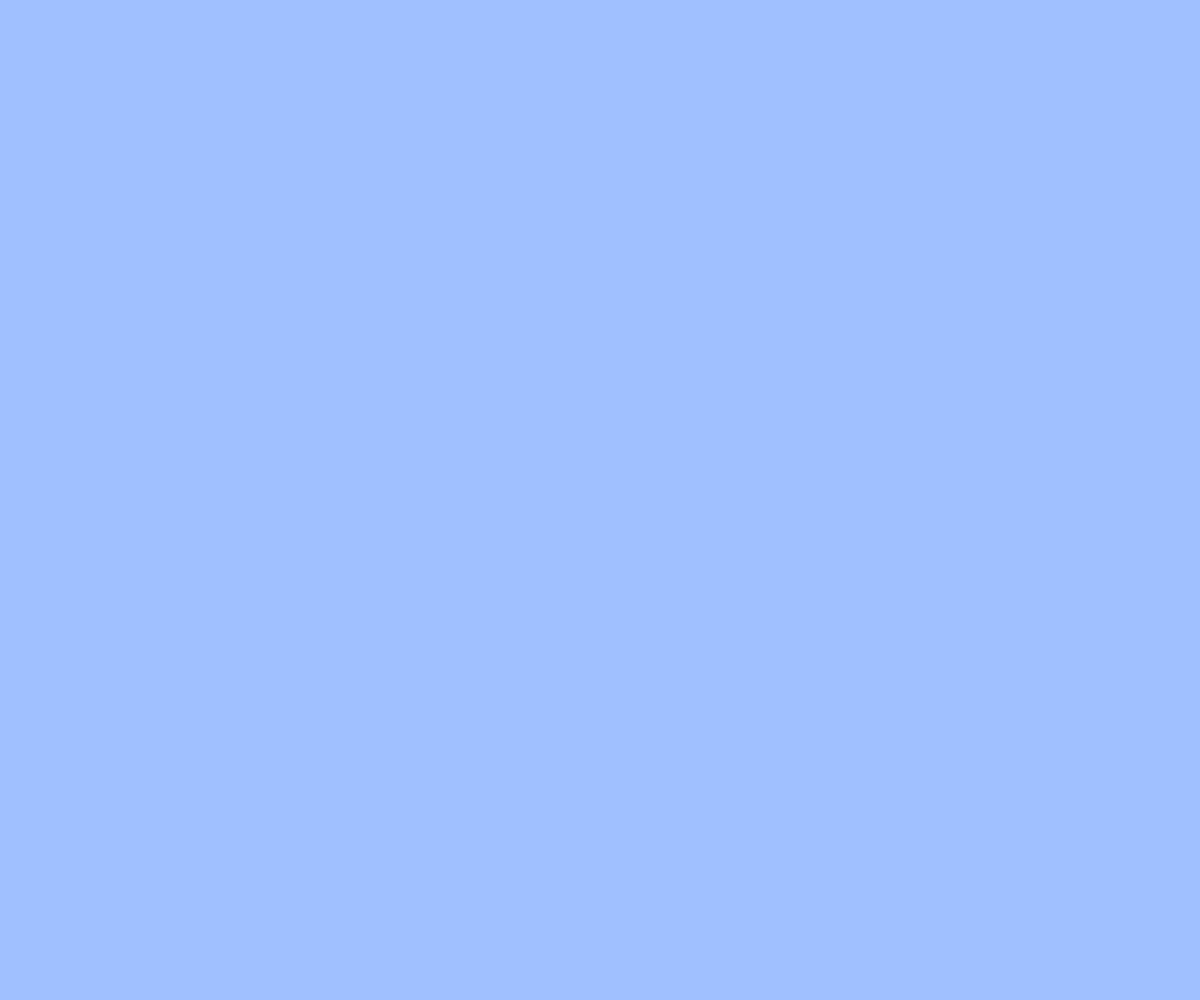
Frame 1 (no input)
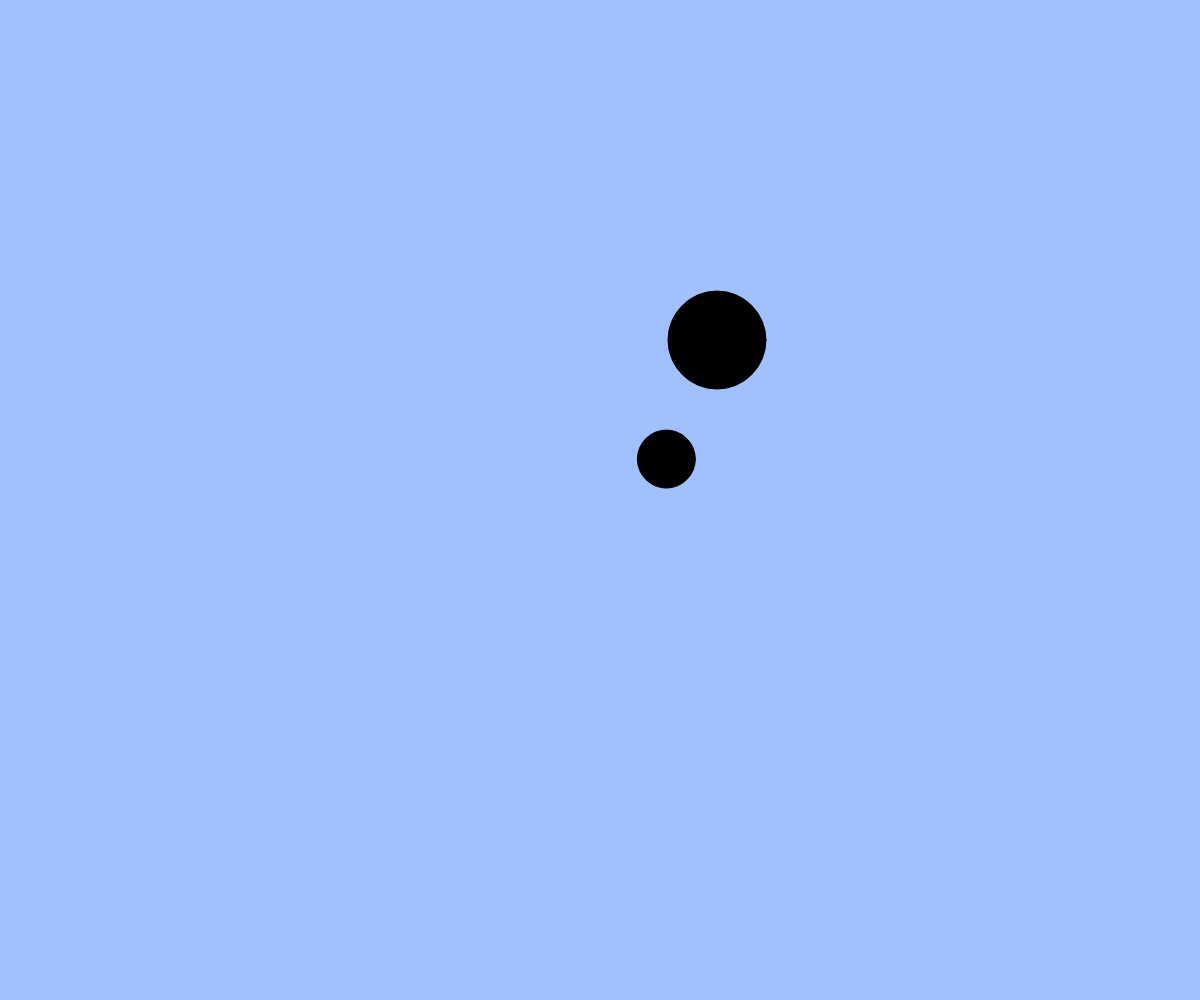
Frame 60 (no input)
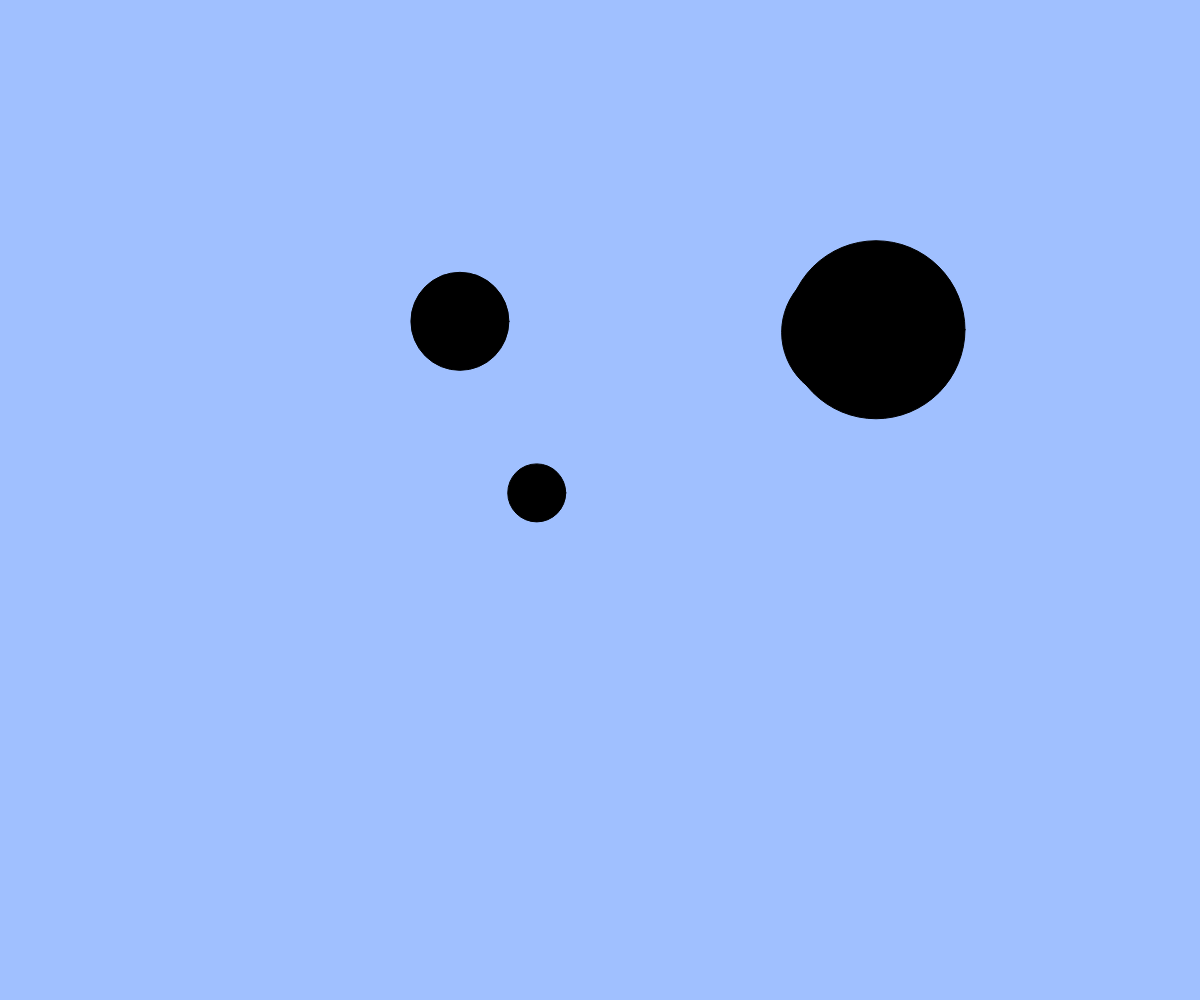
Frame 120 (the mouse pressed at the canvas centre since frame 60)

The p5.js sketch that drew these frames (run headless with seeded random() and noise() and a simulated clock; from frame 60 on, the mouse is pressed at the canvas centre):

// p5.js sketch
// ── sketch.js
// たくさん出てくるアニメーション
let balls = [];
let targets = []; // 追加（ボールを当てる的）

function setup(){
  createCanvas(windowWidth, windowHeight);
  balls = [];
  targets = [];
}

function windowResized(){
  resizeCanvas(windowWidth, windowHeight);
}

function draw(){
  background(160, 192, 255);

  // 的のアニメーション（注意：追加しないと何も起きない）
  for(let i = 0; i < targets.length; i++){
    let t = targets[i];
    fill(0);
    ellipse(t.x, t.y, t.size);
    t.x += t.vx;
    t.y += t.vy;
    t.size += 2;
  }

  // ボールのアニメーション
  for(let i = 0; i < balls.length; i++){
    let b = balls[i];
    fill(255);
    ellipse(b.x, b.y, b.size);
    b.x += b.vx;
    b.y += b.vy;
  }

  // 画面外に出たボールを配列から削除する
  const ballsInCanvas = []; // 画面内のボールを一時的に保持する配列
  for(let i = 0; i < balls.length; i++){
    let b = balls[i];
    if(b.x > 0 && b.x < width && b.y > 0 && b.y < height){ // 画面内
      ballsInCanvas.push(b);
    }
  }
  balls = ballsInCanvas; // 画面内のボールだけを残す

  // 補足：filter 関数を使うともっと簡単に書ける
  // balls = balls.filter(insideCanvas);

  if(frameCount % 20 === 0) { // 20フレームごとに新しい的を追加する
    // BLANK[1] 新しい的オブジェクトを作成して targets 配列に追加しよう
    const r = {x: width / 2, y: height / 2, size: 20, vx: random(-7, 7), vy: random(-7, 7)};
    targets.push(r);
  }

  // ボールに当たった or 大きくなりすぎた的を配列から削除する
  const activeTargets = []; // 生き残った的を一時的に保持する配列
  for(let i = 0; i < targets.length; i++){
    let t = targets[i];
    if(t.size < 200){ // 大きくなりすぎていない
      let hit = false;
      for(let j = 0; j < balls.length; j++){ // すべてのボールと衝突判定
        let b = balls[j];
        // BLANK[2]
          if(t.x - t.size / 2 < b.x && b.x < t.x + t.size / 2 && t.y - t.size / 2 < b.y && b.y < t.y + t.size / 2){
            t = hit
          }
      }
      if(!hit) activeTargets.push(t); // 衝突していなければ生き残る
    }
  }
  targets = activeTargets; // 生き残った的だけを残す
}

function mouseDragged(){
  const dx = mouseX - pmouseX;
  const dy = mouseY - pmouseY;
  if(mag(dx, dy) > 5){
    const b = { x: mouseX, y: mouseY, size: 20, vx: dx, vy: dy };
    balls.push(b);
  }
}

function insideCanvas(b) {
  return b.x > 0 && b.x < width && b.y > 0 && b.y < height;
}
